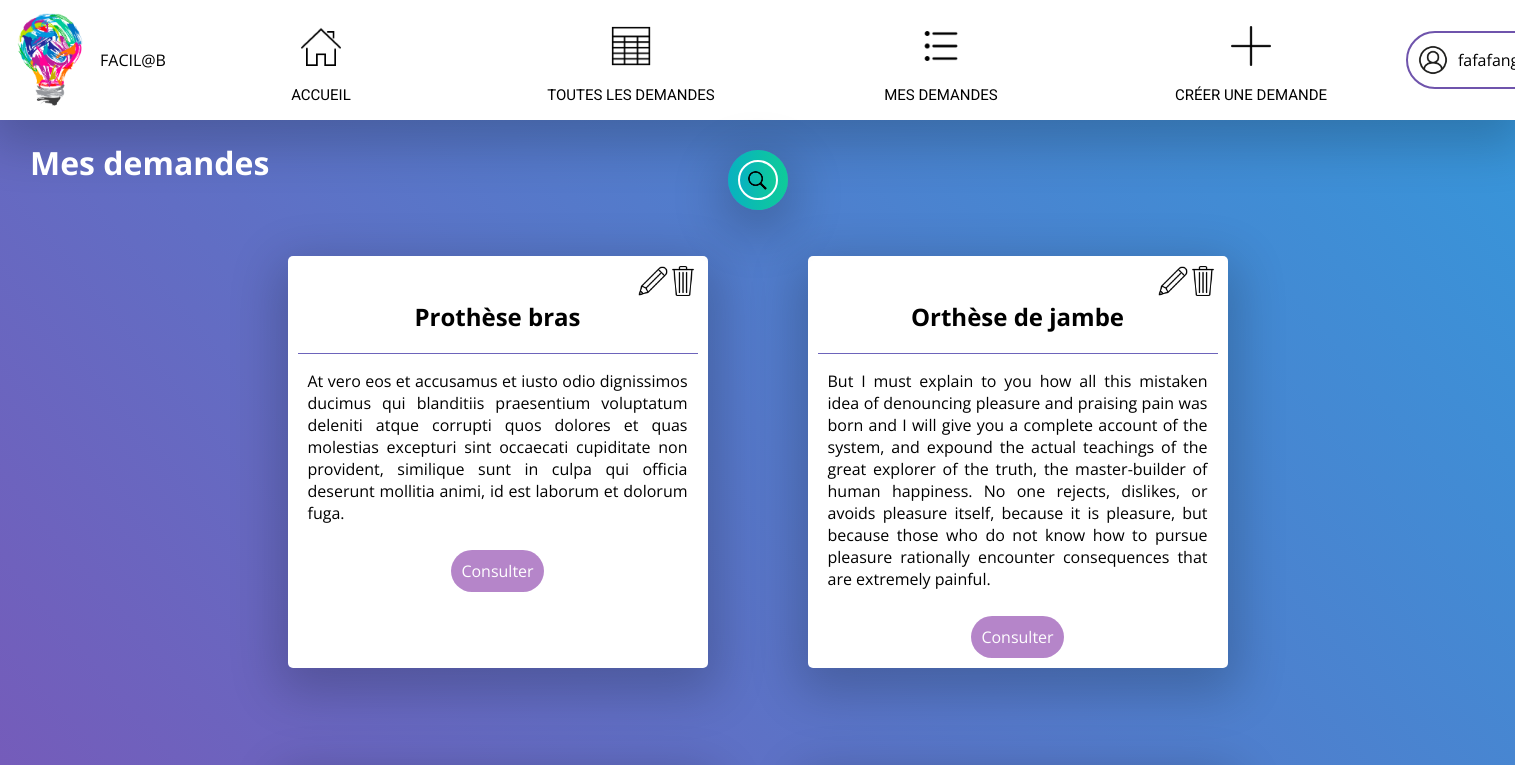
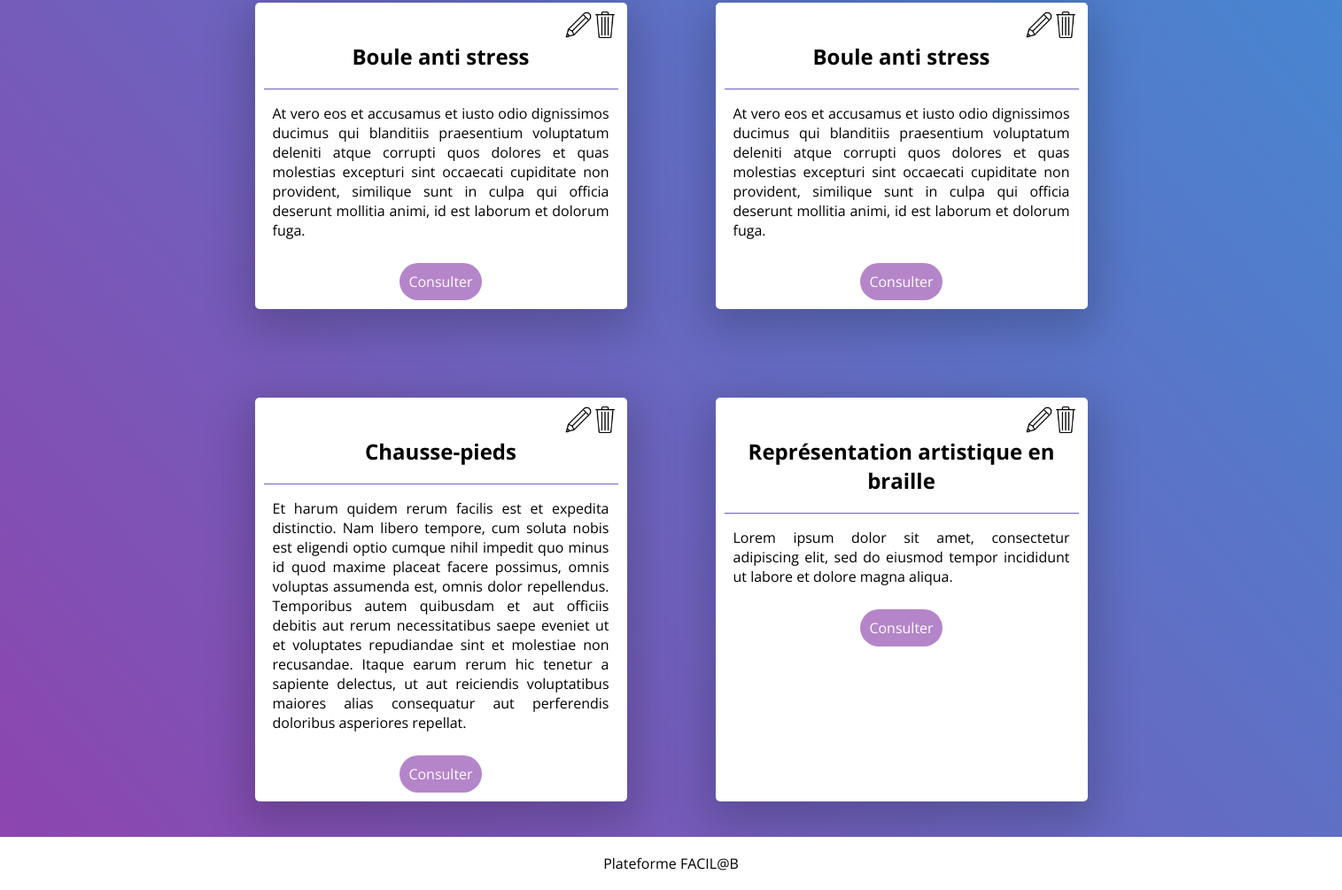
Page /my-requests/ (signed in) on the earlier database version (2 pictures, top to bottom).
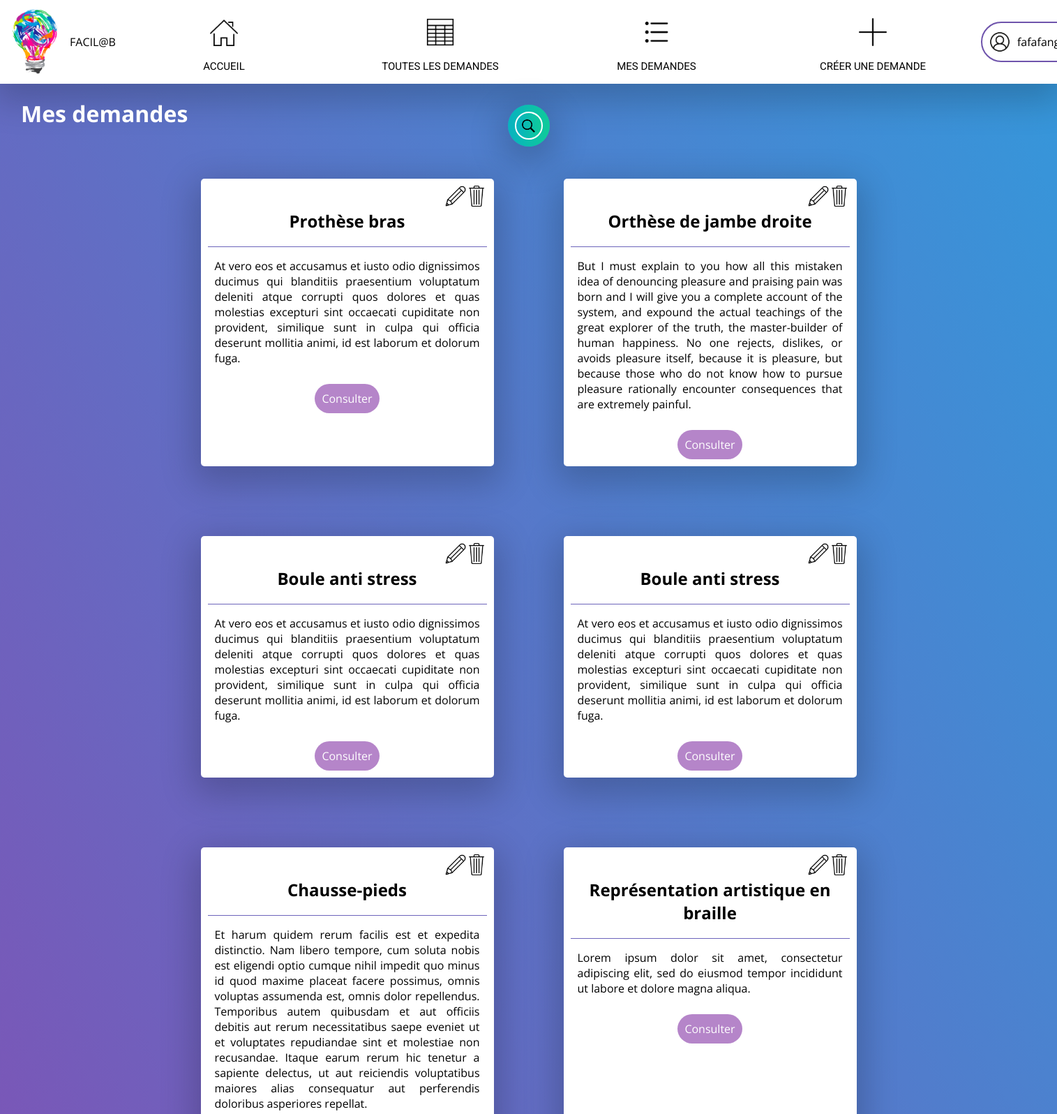
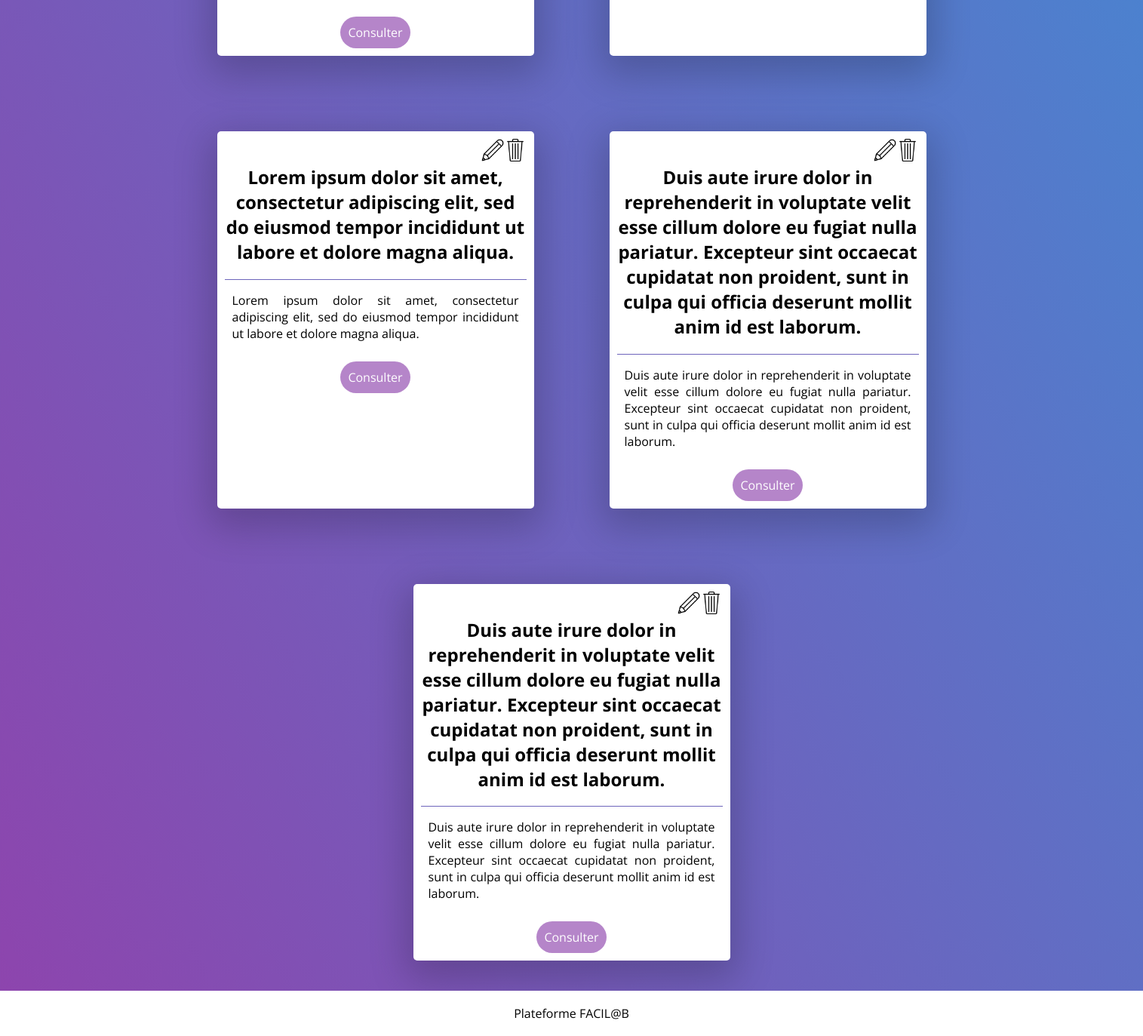
Same page on the later database version (2 pictures, top to bottom).
### plateform/models.py (models this page shows, shortened)
class Request(models.Model):
    id = models.AutoField(
        primary_key=True)
    created_at = models.DateTimeField(
        default=timezone.now)
    updated_at = models.DateTimeField(
        auto_now=True)
    request_title = models.CharField(
        max_length=255,
        verbose_name='Titre')
    request_detail = models.TextField(
        verbose_name='Description')
    categorie = models.CharField(
        choices=CATEGORIE_CHOICES,
        max_length=55,
        verbose_name='Catégorie')
    matiere = models.CharField(
        choices=MATIERE_CHOICES,
        max_length=55,
        verbose_name='Matière')
    contrainte = models.CharField(
        choices=CONTRAINTE_CHOICES,
        max_length=55,
        verbose_name='Contrainte')
    user = models.ForeignKey(
        User,
        blank=True,
        null=True,
        on_delete=models.SET_NULL)

### plateform/views.py (the view)
# urls.py: path('my-requests/', views.list_requests, name='list-request'),
@login_required
def list_requests(request):
    list_of_request = Request.objects.filter(user=request.user)
    return render(request, 'list_requests.html', {'requests': list_of_request})

### plateform/templates/list_requests.html (shortened to what this page needs)
{% extends 'base.html' %}
{% block list_requests %}
<div class="list-request">
    <div class="header-list-request">
        <h1>Mes demandes</h1>
        <div class="searchBox">
            <button class="searchButton" href="#">
                <img class="material-icons" src="/static/images/search_icon.png" alt="search icon">
            </button>
        </div>
    </div>
    <article class="cards">
        {% for request in requests %}
            <div class="content">
                <div class="title">
                    <div class="update-delete">
                        <a href="{% url 'update-request' request.id %}">
                            <img class="pencil-icon" src="/static/images/pencil_icon.png" alt="pencil icon">
                        </a>
                        <a href="{% url 'delete-request' request.id %}">
                            <img class="trash-icon" src="/static/images/trash_icon.png" alt="trash icon">
                        </a>
                    </div>
                    <h2>{{ request.request_title }}</h2>
                </div>
                <div class="detail">
                    <p>{{ request.request_detail }}</p>
                </div>
                <div class="button">
                    <a class="link" href="{% url 'detail-request-list-applicant' request.id %}">Consulter</a>
                </div>
            </div>
        {% endfor %}
    </article>
</div>
{% endblock %}

Differences in the rows shown:
changed Request: request_title "Orthèse de jambe" → "Orthèse de jambe droite"
added Request: request_title "Lorem ipsum dolor sit amet, consectetur adipiscing elit, sed do eiusmod tempor incididunt ut labore et dolore magna aliqua.", request_detail "Lorem ipsum dolor sit amet, consectetur adipiscing elit, sed do eiusmod tempor incididunt ut labore et dolore magna aliqua."
added Request: request_title "Duis aute irure dolor in reprehenderit in voluptate velit esse cillum dolore eu fugiat nulla pariatur. Excepteur sint occaecat cupidatat non proident, sunt in culpa qui officia deserunt mollit anim id est laborum.", request_detail "Duis aute irure dolor in reprehenderit in voluptate velit esse cillum dolore eu fugiat nulla pariatur. Excepteur sint occaecat cupidatat non proident, sunt in culpa qui officia deserunt mollit anim id est laborum."
added Request: request_title "Duis aute irure dolor in reprehenderit in voluptate velit esse cillum dolore eu fugiat nulla pariatur. Excepteur sint occaecat cupidatat non proident, sunt in culpa qui officia deserunt mollit anim id est laborum.", request_detail "Duis aute irure dolor in reprehenderit in voluptate velit esse cillum dolore eu fugiat nulla pariatur. Excepteur sint occaecat cupidatat non proident, sunt in culpa qui officia deserunt mollit anim id est laborum."
